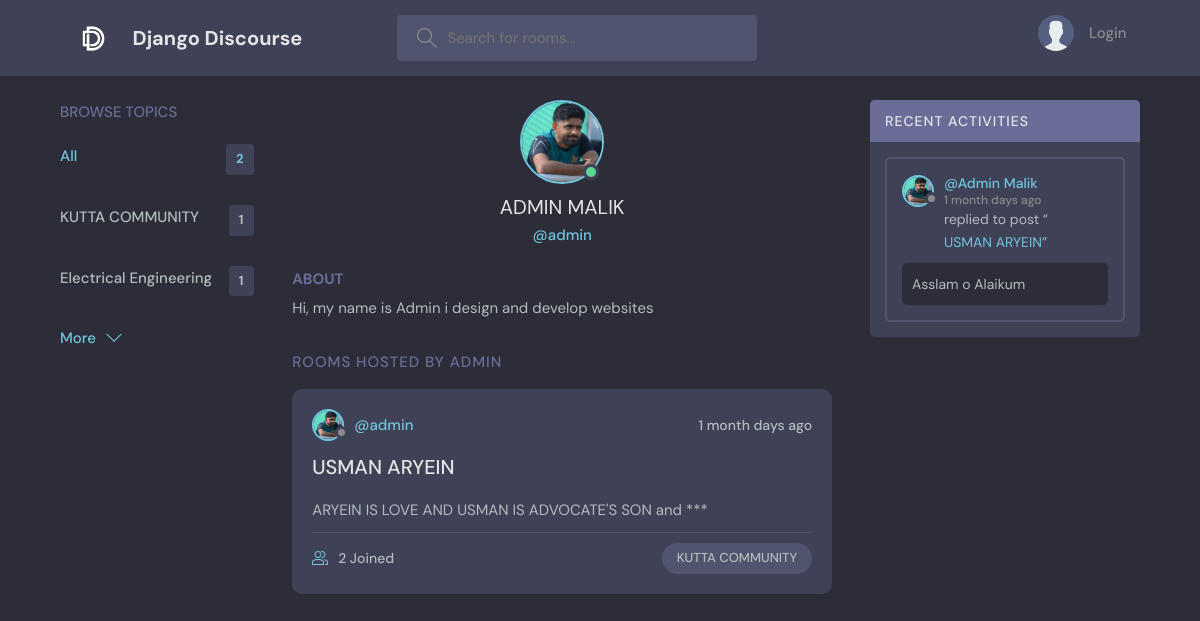
Page /userprofile/1 on the earlier database version.
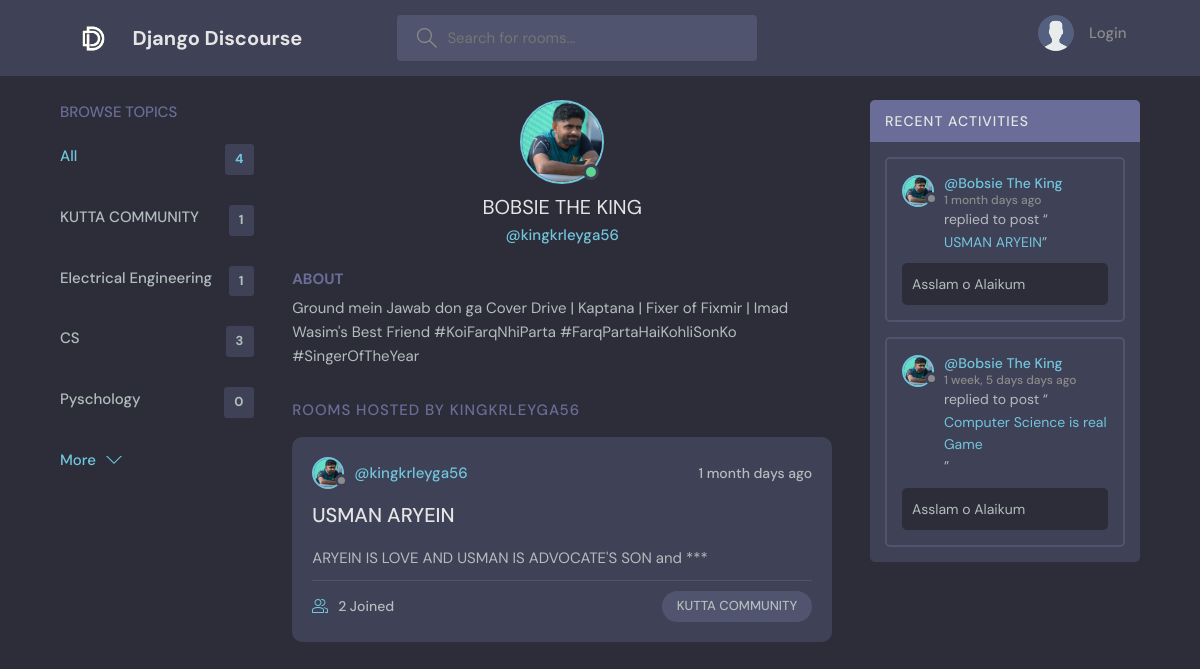
Same page on the later database version.
### chat/models.py (models this page shows, shortened)
class Topic(models.Model):
    topic = models.CharField(max_length=200)
    def __str__(self):
        return self.topic

class User(AbstractUser):
    name = models.CharField(max_length=200,null=True)
    email = models.EmailField(unique=True,null=True)
    bio = models.TextField(null=True)
    avatar = models.ImageField(null=True,default="avatar.svg")
    USERNAME_FIELD = 'email'
    REQUIRED_FIELDS = []

class Room(models.Model):
    host = models.ForeignKey(User,on_delete=models.SET_NULL,null=True)
    name = models.CharField(max_length=200)
    description = models.TextField(null=True,blank=True)
    participants = models.ManyToManyField(User,related_name="Participants",blank=True)
    topic = models.ForeignKey(Topic,on_delete=models.SET_NULL,null=True)
    updated = models.DateTimeField(auto_now=True)
    created = models.DateTimeField(auto_now_add=True)
    class Meta:
        ordering = ['-updated','-created']
    def __str__(self):
        return self.name

class Message(models.Model):
    user = models.ForeignKey(User,on_delete=models.CASCADE)
    room = models.ForeignKey(Room,on_delete=models.CASCADE)
    message = models.TextField()
    updated = models.DateTimeField(auto_now=True)
    created = models.DateTimeField(auto_now_add=True)

### chat/views.py (the view)
# urls.py: path('userprofile/<str:pk>',views.userProfile,name="userprofile"),
def userProfile(request,pk):
    user = User.objects.get(id=pk)
    rooms = user.room_set.all()
    chats = user.message_set.all()
    topics = Topic.objects.all()
    context = {'user' : user,'rooms' : rooms,'chats' : chats,'topics' : topics,'page' : user.name}
    return render(request,'chat/profile.html',context)

### chat/templates/chat/profile.html (shortened to what this page needs)
{% extends "base.html" %}
{% block content %}
  <main class="profile-page layout layout--3">
    <div class="container">
      {% include 'chat/topics_components.html' %}
      <div class="roomList">
        <div class="profile">
          <div class="profile__avatar">
            <div class="avatar avatar--large active">
              <img src="{{user.avatar.url}}" />
            </div>
          </div>
          <div class="profile__info">
            <h3 style="text-transform: uppercase;">{{user.name}}</h3>
            <p>@{{user.username}}</p>
          </div>
          <div class="profile__about">
            <h3>About</h3>
            <p>
              {{user.bio}}
            </p>
          </div>
        </div>
        <div class="roomList__header">
          <div>
            <h2>Rooms Hosted by {{user.username}}</a>
            </h2>
          </div>
        </div>
        {% include 'chat/feed_components.html' %}
      </div>
        {% include 'chat/activity_components.html' %}
    </div>
  </main>
{% endblock %}

### templates/base.html (shortened to what this page needs)
<!DOCTYPE html>
{% load static %}
<html lang="en">
  <head>
    <link rel="stylesheet" href="{% static 'styles/style.css' %}" />
  </head>
  <body>
    {% include 'navbar.html' %}
    {% block content %}
    {% endblock %}
  </body>
</html>

### templates/navbar.html (shortened to what this page needs)
{% load static %}
<header class="header header--loggedIn">
    <div class="container">
      <a href="{% url 'home' %}" class="header__logo">
        <img style="mix-blend-mode:lighten;height: 39px;width: 39px;" src="{% static 'images/DD.jpg' %}" />
        <h1>Django Discourse</h1>
      </a>
      <form class="header__search" method="GET" action="{% url 'home' %}">
        <label>
          <input name="q" placeholder="Search for rooms..." />
        </label>
      </form>
      <nav class="header__menu">
        {% if request.user.is_authenticated %}
        <div class="header__user">
          <a href="{% url 'userprofile' request.user.id %}">
            <div class="avatar avatar--medium active">
              <img src="{{request.user.avatar.url}}" />
            </div>
            <p style="text-transform: uppercase;">{{ request.user.name }} <span style="text-transform: none;">@{{ request.user.username}}</span></p>
          </a>
          <button class="dropdown-button">
            <svg version="1.1" xmlns="http://www.w3.org/2000/svg" width="32" height="32" viewBox="0 0 32 32">
              <title>chevron-down</title>
              <path d="M16 21l-13-13h-3l16 16 16-16h-3l-13 13z"></path>
            </svg>
          </button>
        </div>
        {% else %}
        <a href="{% url 'loginpage' %}">
          <img src="{% static 'images/avatar.svg' %}" />
          <p>Login</p>
        </a>
        {% endif %}
      </nav>
    </div>
  </header>

### chat/templates/chat/topics_components.html
<div class="topics">
    <div class="topics__header">
      <h2>Browse Topics</h2>
    </div>
    <ul class="topics__list">
      <li>
        <a href="{% url 'home' %}" class="active">All<span>{{topics.count}}</span></a>
      </li>
      {% for topic in topics %}
      <li>
        <a href="{% url 'home' %}?q={{topic}}">{{topic}}<span>{{topic.room_set.all.count}}</span></a>
      </li>
      {% endfor %}
    </ul>
    <a class="btn btn--link" href="{% url 'topicspage' %}">
      More
      <svg
        version="1.1"
        xmlns="http://www.w3.org/2000/svg"
        width="32"
        height="32"
        viewBox="0 0 32 32"
      >
        <title>chevron-down</title>
        <path d="M16 21l-13-13h-3l16 16 16-16h-3l-13 13z"></path>
      </svg>
    </a>
  </div>

### chat/templates/chat/feed_components.html (shortened to what this page needs)
{% for room in rooms %}
<div class="roomListRoom">
    <div class="roomListRoom__header">
      <a href="{% url 'userprofile' room.host.id %}" class="roomListRoom__author">
        <div class="avatar avatar--small">
          <img src="{{room.host.avatar.url}}" />
        </div>
        <span>@{{ room.host.username }}</span>
      </a>
      <div class="roomListRoom__actions">
        <span>{{ room.created|timesince }} days ago</span>
      </div>
    </div>
    <div class="roomListRoom__content">
      <a href="{% url 'room' room.id %}">{{ room.name }}</a>
      <p>
        {{ room.description }}
      </p>
    </div>
    <div class="roomListRoom__meta">
      <a href="{% url 'room' room.id %}" class="roomListRoom__joined">
        {{ room.participants.count }} Joined
      </a>
      <p class="roomListRoom__topic">{{room.topic}}</p>
    </div>
  </div>
  {% endfor %}

### chat/templates/chat/activity_components.html (shortened to what this page needs)
<div class="activities">
    <div class="activities__header">
      <h2>Recent Activities</h2>
    </div>
    {% for chat in chats|slice:":3" %}
    <div class="activities__box">
      <div class="activities__boxHeader roomListRoom__header">
        <a href="{% url 'userprofile' chat.user.id %}" class="roomListRoom__author">
          <div class="avatar avatar--small">
            <img src="{{chat.user.avatar.url}}" />
          </div>
          <p>
            @{{chat.user.name}}
            <span>{{chat.created|timesince}} days ago</span>
          </p>
        </a>
      </div>
      <div class="activities__boxContent">
        <p>
          replied to post “<a href="{% url 'room' chat.room.id %}">{{chat.room}}</a
          >”
        </p>
        <div class="activities__boxRoomContent">
            {{chat.message}}
        </div>
      </div>
    </div>
    {% endfor %}
  </div>

Differences in the rows shown:
added Topic: topic "CS", room_set.all.count "3"
added Topic: topic "Pyschology", room_set.all.count "0"
changed User: name "ADMIN MALIK" → "BOBSIE THE KING"; username "admin" → "kingkrleyga56"; bio "Hi, my name is Admin i design and develop websites" → "Ground mein Jawab don ga Cover Drive | Kaptana | Fixer of Fixmir | Imad Wasim's Best Friend #KoiFarqNhiParta #FarqPartaHaiKohliSonKo #SingerOfTheYear"; username "ADMIN" → "KINGKRLEYGA56"
changed through a linked row, Room "USMAN ARYEIN": host.username "admin" → "kingkrleyga56"
changed through a linked row, Message "1 month": user.name "Admin Malik" → "Bobsie The King"
added Message: user.avatar (picture), user.name "Bobsie The King", created "1 week, 5 days", room "Computer Science is real Game", message "Asslam o Alaikum"
Other differences:
{{ topics.count }}: "2" → "4"
